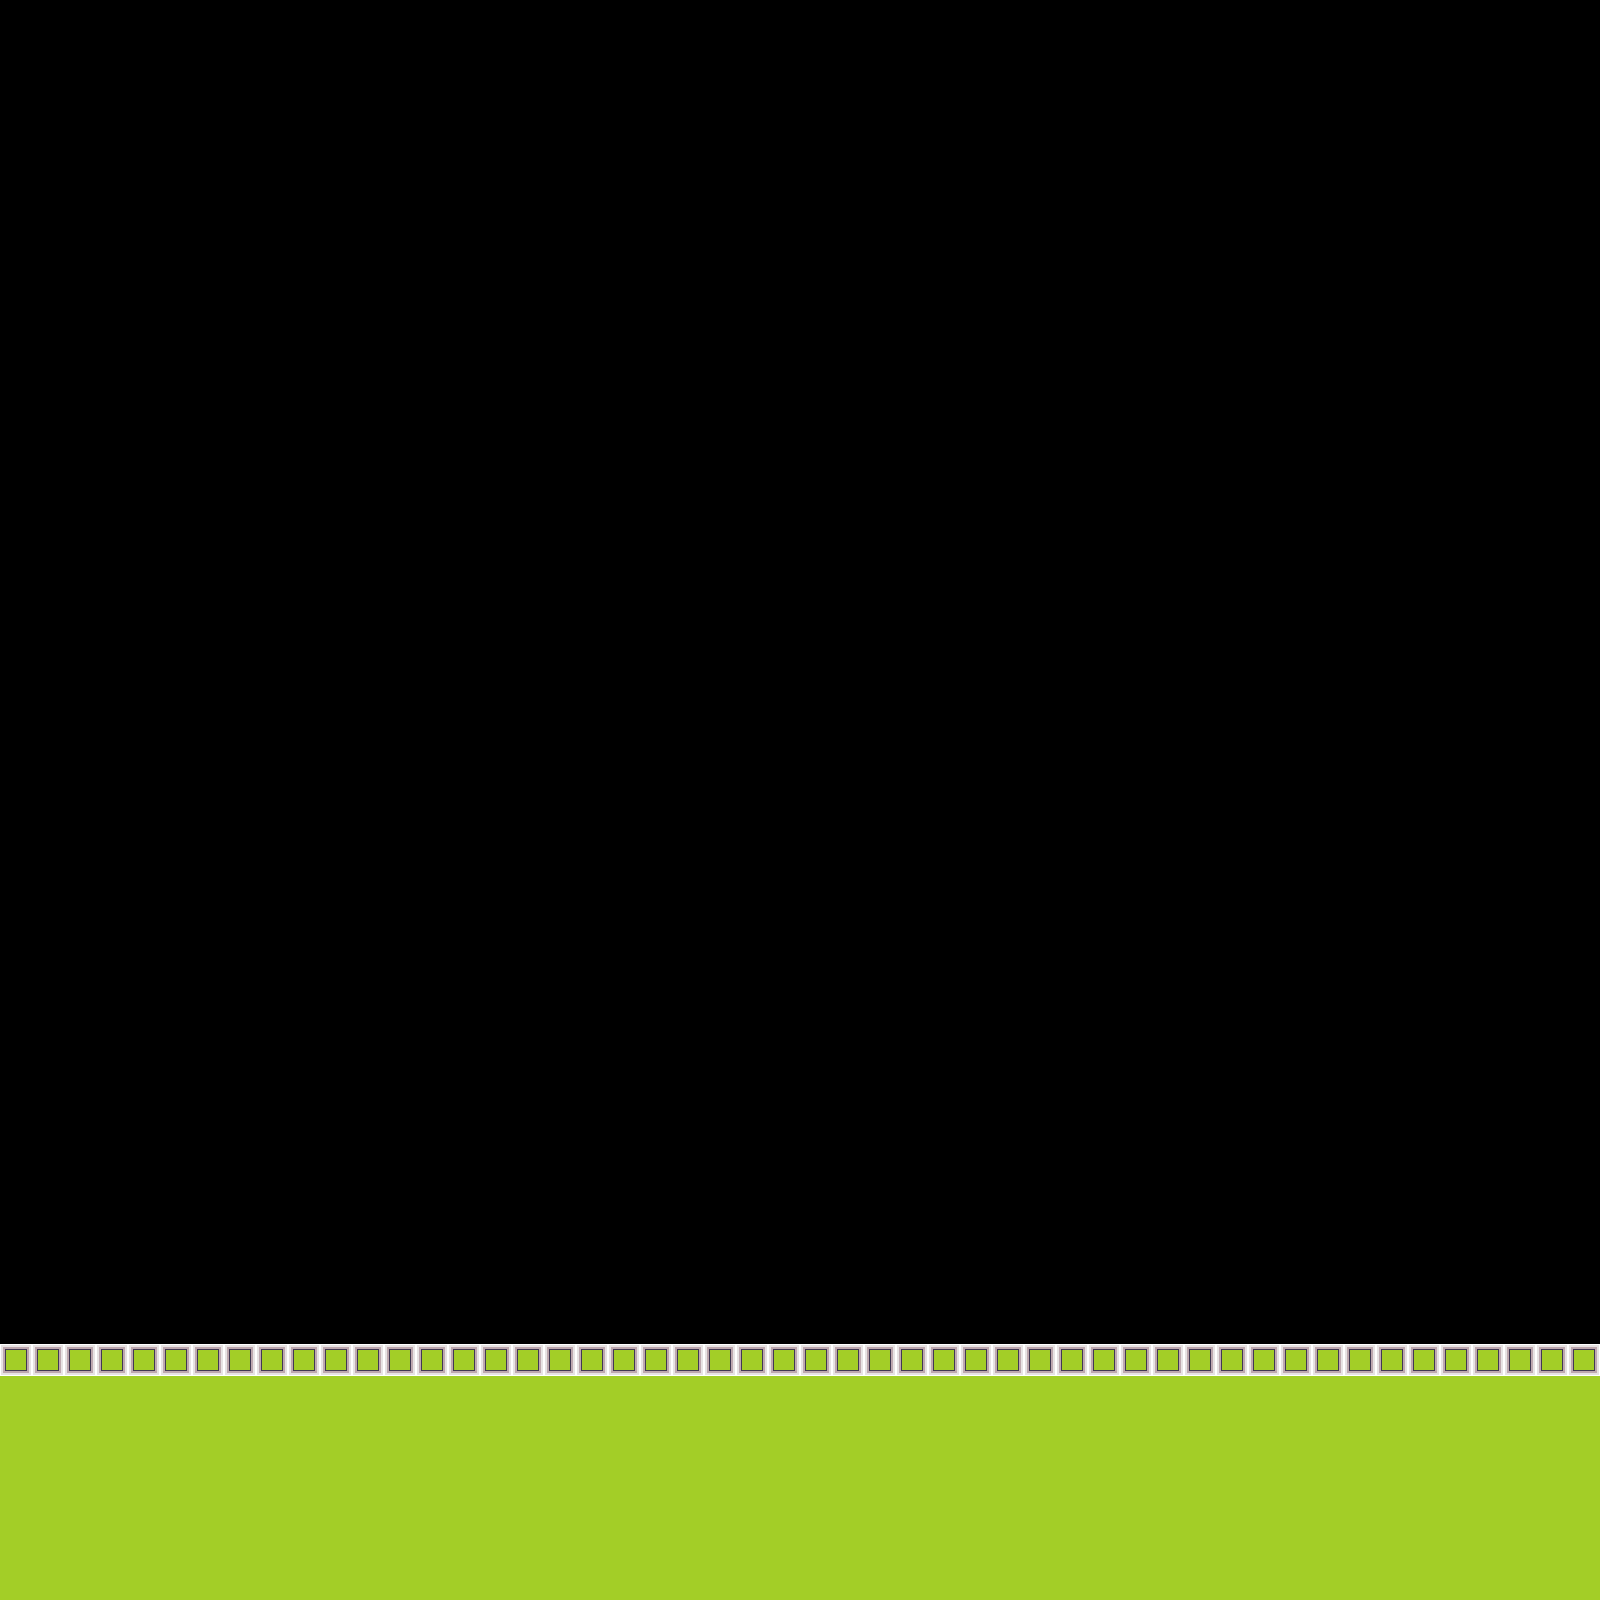

Rendered tile map (Tiled .tmx) drawn with the repository's tilesets; below, a short description and the full map source, tile grids included:
An orthogonal 50x50 tile map with 32x32 px tiles, 1 tile layer (Tile Layer 1).

<map version="1.0" orientation="orthogonal" renderorder="left-down" width="50" height="50" tilewidth="32" tileheight="32" nextobjectid="1">
 <properties>
  <property name="MaxY" value="41" />
  <property name="RightExitMaxY" value="41" />
  <property name="StartingChunk" value="1" />
 </properties>
 <tileset firstgid="1" name="Tileset" tilewidth="32" tileheight="32">
  <image source="../TiledTileset.png" trans="ff00ff" width="320" height="160" />
 </tileset>
 <layer name="Tile Layer 1" width="50" height="50">
  <data encoding="csv">
0,0,0,0,0,0,0,0,0,0,0,0,0,0,0,0,0,0,0,0,0,0,0,0,0,0,0,0,0,0,0,0,0,0,0,0,0,0,0,0,0,0,0,0,0,0,0,0,0,0,
0,0,0,0,0,0,0,0,0,0,0,0,0,0,0,0,0,0,0,0,0,0,0,0,0,0,0,0,0,0,0,0,0,0,0,0,0,0,0,0,0,0,0,0,0,0,0,0,0,0,
0,0,0,0,0,0,0,0,0,0,0,0,0,0,0,0,0,0,0,0,0,0,0,0,0,0,0,0,0,0,0,0,0,0,0,0,0,0,0,0,0,0,0,0,0,0,0,0,0,0,
0,0,0,0,0,0,0,0,0,0,0,0,0,0,0,0,0,0,0,0,0,0,0,0,0,0,0,0,0,0,0,0,0,0,0,0,0,0,0,0,0,0,0,0,0,0,0,0,0,0,
0,0,0,0,0,0,0,0,0,0,0,0,0,0,0,0,0,0,0,0,0,0,0,0,0,0,0,0,0,0,0,0,0,0,0,0,0,0,0,0,0,0,0,0,0,0,0,0,0,0,
0,0,0,0,0,0,0,0,0,0,0,0,0,0,0,0,0,0,0,0,0,0,0,0,0,0,0,0,0,0,0,0,0,0,0,0,0,0,0,0,0,0,0,0,0,0,0,0,0,0,
0,0,0,0,0,0,0,0,0,0,0,0,0,0,0,0,0,0,0,0,0,0,0,0,0,0,0,0,0,0,0,0,0,0,0,0,0,0,0,0,0,0,0,0,0,0,0,0,0,0,
0,0,0,0,0,0,0,0,0,0,0,0,0,0,0,0,0,0,0,0,0,0,0,0,0,0,0,0,0,0,0,0,0,0,0,0,0,0,0,0,0,0,0,0,0,0,0,0,0,0,
0,0,0,0,0,0,0,0,0,0,0,0,0,0,0,0,0,0,0,0,0,0,0,0,0,0,0,0,0,0,0,0,0,0,0,0,0,0,0,0,0,0,0,0,0,0,0,0,0,0,
0,0,0,0,0,0,0,0,0,0,0,0,0,0,0,0,0,0,0,0,0,0,0,0,0,0,0,0,0,0,0,0,0,0,0,0,0,0,0,0,0,0,0,0,0,0,0,0,0,0,
0,0,0,0,0,0,0,0,0,0,0,0,0,0,0,0,0,0,0,0,0,0,0,0,0,0,0,0,0,0,0,0,0,0,0,0,0,0,0,0,0,0,0,0,0,0,0,0,0,0,
0,0,0,0,0,0,0,0,0,0,0,0,0,0,0,0,0,0,0,0,0,0,0,0,0,0,0,0,0,0,0,0,0,0,0,0,0,0,0,0,0,0,0,0,0,0,0,0,0,0,
0,0,0,0,0,0,0,0,0,0,0,0,0,0,0,0,0,0,0,0,0,0,0,0,0,0,0,0,0,0,0,0,0,0,0,0,0,0,0,0,0,0,0,0,0,0,0,0,0,0,
0,0,0,0,0,0,0,0,0,0,0,0,0,0,0,0,0,0,0,0,0,0,0,0,0,0,0,0,0,0,0,0,0,0,0,0,0,0,0,0,0,0,0,0,0,0,0,0,0,0,
0,0,0,0,0,0,0,0,0,0,0,0,0,0,0,0,0,0,0,0,0,0,0,0,0,0,0,0,0,0,0,0,0,0,0,0,0,0,0,0,0,0,0,0,0,0,0,0,0,0,
0,0,0,0,0,0,0,0,0,0,0,0,0,0,0,0,0,0,0,0,0,0,0,0,0,0,0,0,0,0,0,0,0,0,0,0,0,0,0,0,0,0,0,0,0,0,0,0,0,0,
0,0,0,0,0,0,0,0,0,0,0,0,0,0,0,0,0,0,0,0,0,0,0,0,0,0,0,0,0,0,0,0,0,0,0,0,0,0,0,0,0,0,0,0,0,0,0,0,0,0,
0,0,0,0,0,0,0,0,0,0,0,0,0,0,0,0,0,0,0,0,0,0,0,0,0,0,0,0,0,0,0,0,0,0,0,0,0,0,0,0,0,0,0,0,0,0,0,0,0,0,
0,0,0,0,0,0,0,0,0,0,0,0,0,0,0,0,0,0,0,0,0,0,0,0,0,0,0,0,0,0,0,0,0,0,0,0,0,0,0,0,0,0,0,0,0,0,0,0,0,0,
0,0,0,0,0,0,0,0,0,0,0,0,0,0,0,0,0,0,0,0,0,0,0,0,0,0,0,0,0,0,0,0,0,0,0,0,0,0,0,0,0,0,0,0,0,0,0,0,0,0,
0,0,0,0,0,0,0,0,0,0,0,0,0,0,0,0,0,0,0,0,0,0,0,0,0,0,0,0,0,0,0,0,0,0,0,0,0,0,0,0,0,0,0,0,0,0,0,0,0,0,
0,0,0,0,0,0,0,0,0,0,0,0,0,0,0,0,0,0,0,0,0,0,0,0,0,0,0,0,0,0,0,0,0,0,0,0,0,0,0,0,0,0,0,0,0,0,0,0,0,0,
0,0,0,0,0,0,0,0,0,0,0,0,0,0,0,0,0,0,0,0,0,0,0,0,0,0,0,0,0,0,0,0,0,0,0,0,0,0,0,0,0,0,0,0,0,0,0,0,0,0,
0,0,0,0,0,0,0,0,0,0,0,0,0,0,0,0,0,0,0,0,0,0,0,0,0,0,0,0,0,0,0,0,0,0,0,0,0,0,0,0,0,0,0,0,0,0,0,0,0,0,
0,0,0,0,0,0,0,0,0,0,0,0,0,0,0,0,0,0,0,0,0,0,0,0,0,0,0,0,0,0,0,0,0,0,0,0,0,0,0,0,0,0,0,0,0,0,0,0,0,0,
0,0,0,0,0,0,0,0,0,0,0,0,0,0,0,0,0,0,0,0,0,0,0,0,0,0,0,0,0,0,0,0,0,0,0,0,0,0,0,0,0,0,0,0,0,0,0,0,0,0,
0,0,0,0,0,0,0,0,0,0,0,0,0,0,0,0,0,0,0,0,0,0,0,0,0,0,0,0,0,0,0,0,0,0,0,0,0,0,0,0,0,0,0,0,0,0,0,0,0,0,
0,0,0,0,0,0,0,0,0,0,0,0,0,0,0,0,0,0,0,0,0,0,0,0,0,0,0,0,0,0,0,0,0,0,0,0,0,0,0,0,0,0,0,0,0,0,0,0,0,0,
0,0,0,0,0,0,0,0,0,0,0,0,0,0,0,0,0,0,0,0,0,0,0,0,0,0,0,0,0,0,0,0,0,0,0,0,0,0,0,0,0,0,0,0,0,0,0,0,0,0,
0,0,0,0,0,0,0,0,0,0,0,0,0,0,0,0,0,0,0,0,0,0,0,0,0,0,0,0,0,0,0,0,0,0,0,0,0,0,0,0,0,0,0,0,0,0,0,0,0,0,
0,0,0,0,0,0,0,0,0,0,0,0,0,0,0,0,0,0,0,0,0,0,0,0,0,0,0,0,0,0,0,0,0,0,0,0,0,0,0,0,0,0,0,0,0,0,0,0,0,0,
0,0,0,0,0,0,0,0,0,0,0,0,0,0,0,0,0,0,0,0,0,0,0,0,0,0,0,0,0,0,0,0,0,0,0,0,0,0,0,0,0,0,0,0,0,0,0,0,0,0,
0,0,0,0,0,0,0,0,0,0,0,0,0,0,0,0,0,0,0,0,0,0,0,0,0,0,0,0,0,0,0,0,0,0,0,0,0,0,0,0,0,0,0,0,0,0,0,0,0,0,
0,0,0,0,0,0,0,0,0,0,0,0,0,0,0,0,0,0,0,0,0,0,0,0,0,0,0,0,0,0,0,0,0,0,0,0,0,0,0,0,0,0,0,0,0,0,0,0,0,0,
0,0,0,0,0,0,0,0,0,0,0,0,0,0,0,0,0,0,0,0,0,0,0,0,0,0,0,0,0,0,0,0,0,0,0,0,0,0,0,0,0,0,0,0,0,0,0,0,0,0,
0,0,0,0,0,0,0,0,0,0,0,0,0,0,0,0,0,0,0,0,0,0,0,0,0,0,0,0,0,0,0,0,0,0,0,0,0,0,0,0,0,0,0,0,0,0,0,0,0,0,
0,0,0,0,0,0,0,0,0,0,0,0,0,0,0,0,0,0,0,0,0,0,0,0,0,0,0,0,0,0,0,0,0,0,0,0,0,0,0,0,0,0,0,0,0,0,0,0,0,0,
0,0,0,0,0,0,0,0,0,0,0,0,0,0,0,0,0,0,0,0,0,0,0,0,0,0,0,0,0,0,0,0,0,0,0,0,0,0,0,0,0,0,0,0,0,0,0,0,0,0,
0,0,0,0,0,0,0,0,0,0,0,0,0,0,0,0,0,0,0,0,0,0,0,0,0,0,0,0,0,0,0,0,0,0,0,0,0,0,0,0,0,0,0,0,0,0,0,0,0,0,
0,0,0,0,0,0,0,0,0,0,0,0,0,0,0,0,0,0,0,0,0,0,0,0,0,0,0,0,0,0,0,0,0,0,0,0,0,0,0,0,0,0,0,0,0,0,0,0,0,0,
0,0,0,0,0,0,0,0,0,0,0,0,0,0,0,0,0,0,0,0,0,0,0,0,0,0,0,0,0,0,0,0,0,0,0,0,0,0,0,0,0,0,0,0,0,0,0,0,0,0,
0,0,0,0,0,0,0,0,0,0,0,0,0,0,0,0,0,0,0,0,0,0,0,0,0,0,0,0,0,0,0,0,0,0,0,0,0,0,0,0,0,0,0,0,0,0,0,0,0,0,
12,12,12,12,12,12,12,12,12,12,12,12,12,12,12,12,12,12,12,12,12,12,12,12,12,12,12,12,12,12,12,12,12,12,12,12,12,12,12,12,12,12,12,12,12,12,12,12,12,12,
11,11,11,11,11,11,11,11,11,11,11,11,11,11,11,11,11,11,11,11,11,11,11,11,11,11,11,11,11,11,11,11,11,11,11,11,11,11,11,11,11,11,11,11,11,11,11,11,11,11,
11,11,11,11,11,11,11,11,11,11,11,11,11,11,11,11,11,11,11,11,11,11,11,11,11,11,11,11,11,11,11,11,11,11,11,11,11,11,11,11,11,11,11,11,11,11,11,11,11,11,
11,11,11,11,11,11,11,11,11,11,11,11,11,11,11,11,11,11,11,11,11,11,11,11,11,11,11,11,11,11,11,11,11,11,11,11,11,11,11,11,11,11,11,11,11,11,11,11,11,11,
11,11,11,11,11,11,11,11,11,11,11,11,11,11,11,11,11,11,11,11,11,11,11,11,11,11,11,11,11,11,11,11,11,11,11,11,11,11,11,11,11,11,11,11,11,11,11,11,11,11,
11,11,11,11,11,11,11,11,11,11,11,11,11,11,11,11,11,11,11,11,11,11,11,11,11,11,11,11,11,11,11,11,11,11,11,11,11,11,11,11,11,11,11,11,11,11,11,11,11,11,
11,11,11,11,11,11,11,11,11,11,11,11,11,11,11,11,11,11,11,11,11,11,11,11,11,11,11,11,11,11,11,11,11,11,11,11,11,11,11,11,11,11,11,11,11,11,11,11,11,11,
11,11,11,11,11,11,11,11,11,11,11,11,11,11,11,11,11,11,11,11,11,11,11,11,11,11,11,11,11,11,11,11,11,11,11,11,11,11,11,11,11,11,11,11,11,11,11,11,11,11
</data>
 </layer>
</map>
